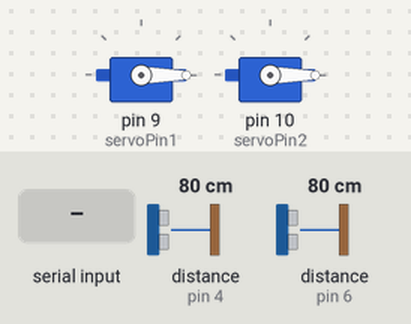
The sketch below on a simulated Arduino Uno, built with avr-gcc and run on an emulated ATmega328P. On the bench: 2 × servo. Wiring (inferred from the names in the program): 2 × ultrasonic range finder: trigger pin 5, echo pin 4 / trigger pin 7, echo pin 6. Inputs (shaded band) come from the test bench; at power-on: distance to the obstacle (sensors on pin 4, pin 6) 80 cm. The echo pulse lasts 58.3 µs per cm; what the sketch prints to the serial monitor is not drawn.

Above: at 1.2 s.
1.3 s: "1\n" received over Serial
At 2.7 s:
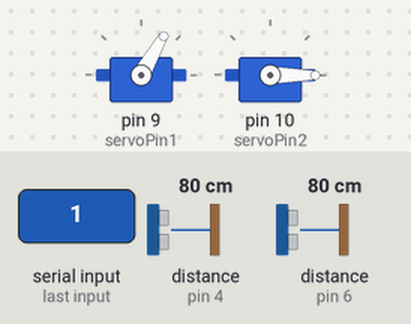
3.0 s: "0\n" received over Serial
At 3.9 s:
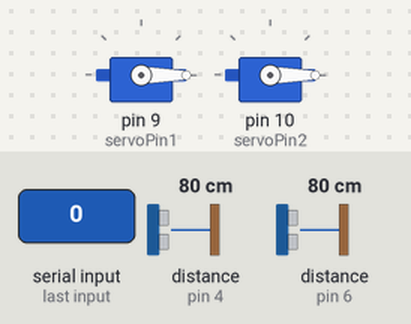
Timing chart, 0 to 6.0 s (numbered marks = the images above; inputs shaded):
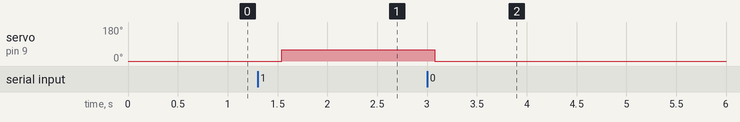

The sketch:

GateKeeper.ino
```cpp
#include <Servo.h>

#define echoPin 4   // ขา Echo ของ HC-SR04
#define trigPin 5   // ขา Trigger ของ HC-SR04

#define echoPin2 6  // ขา Echo ของ HC-SR04
#define trigPin2 7  // ขา Trigger ของ HC-SR04

Servo servo1;  // สร้างออบเจกต์ Servo
Servo servo2;  // สร้างออบเจกต์ Servo

const int servoPin1 = 9;   // ขาที่เชื่อมต่อ Servo1
const int servoPin2 = 10;  // ขาที่เชื่อมต่อ Servo2

long duration;
int distance;

long duration1;
int distance1;

void setup() {
  servo1.attach(servoPin1);  // กำหนดขาให้ Servo1
  servo2.attach(servoPin2);  // กำหนดขาให้ Servo2

  pinMode(trigPin, OUTPUT);
  pinMode(echoPin, INPUT);
  pinMode(trigPin2, OUTPUT);
  pinMode(echoPin2, INPUT);

  servo1.write(0);  // เริ่มต้น Servo1 ที่ตำแหน่ง 0 องศา
  servo2.write(0);  // เริ่มต้น Servo2 ที่ตำแหน่ง 0 องศา

  Serial.begin(9600);  // เริ่มต้น Serial communication
}

void loop() {
  // เซ็นเซอร์ตัวแรก
  digitalWrite(trigPin, LOW);
  delayMicroseconds(2);
  digitalWrite(trigPin, HIGH);
  delayMicroseconds(10);
  digitalWrite(trigPin, LOW);

  duration = pulseIn(echoPin, HIGH);
  distance = duration * 0.0344 / 2;

  Serial.print("Distance: ");
  Serial.println(distance);

  // เซ็นเซอร์ตัวที่สอง
  digitalWrite(trigPin2, LOW);
  delayMicroseconds(2);
  digitalWrite(trigPin2, HIGH);
  delayMicroseconds(10);
  digitalWrite(trigPin2, LOW);

  duration1 = pulseIn(echoPin2, HIGH);
  distance1 = duration1 * 0.0344 / 2;

  // แสดงค่าระยะทาง
  Serial.print("Distance: ");
  Serial.print(distance);
  Serial.print(" cm");

  // เงื่อนไขควบคุม Servo2
  if (distance > 5 && distance < 8) {
    servo2.write(60);  // เปิด
  } else if (distance1 <= 5) {
    servo2.write(0);   // ปิด
  }

  // ตรวจสอบคำสั่งจาก Serial
  if (Serial.available()) {
    String command = Serial.readStringUntil('\n');
    if (command == "1") {
      servo1.write(60);  // เปิดประตู
    } else if (command == "0") {
      servo1.write(0);   // ปิดประตู
    }
  }

  // เงื่อนไขควบคุม Servo1 อัตโนมัติ
  if (distance < 5) {
    servo1.write(0);  // ปิดประตู
  }

  delay(500);  // หน่วงเวลา 500ms
}
```

Measured:
- after the input at 1.3 s, servo on pin 9 (servoPin1): 0° → 60° after 0.24 s
- after the input at 3.0 s, servo on pin 9 (servoPin1): 60° → 0° after 0.08 s
